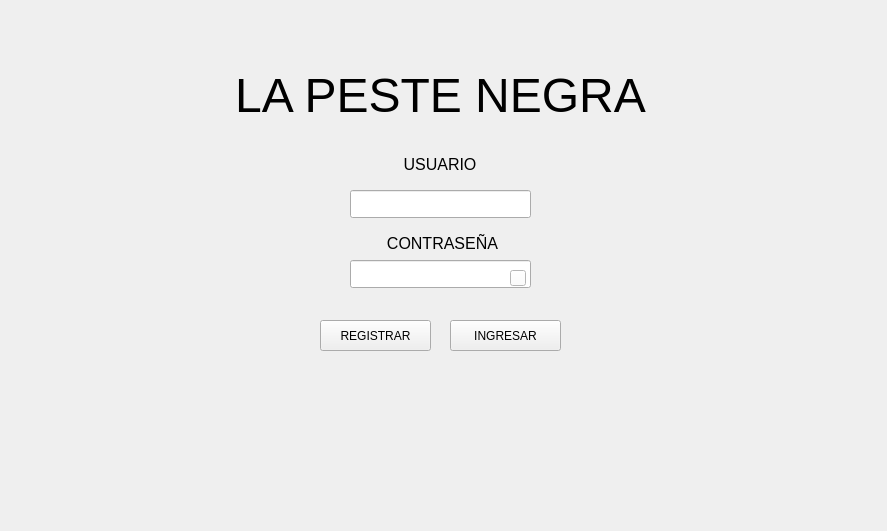
<?xml version="1.0" encoding="UTF-8"?>
<ui version="4.0">
 <class>MenuInicio</class>
 <widget class="QWidget" name="MenuInicio">
  <property name="geometry">
   <rect>
    <x>0</x>
    <y>0</y>
    <width>887</width>
    <height>531</height>
   </rect>
  </property>
  <property name="minimumSize">
   <size>
    <width>0</width>
    <height>500</height>
   </size>
  </property>
  <property name="windowTitle">
   <string>Form</string>
  </property>
  <widget class="QLabel" name="label_2">
   <property name="geometry">
    <rect>
     <x>200</x>
     <y>60</y>
     <width>481</width>
     <height>71</height>
    </rect>
   </property>
   <property name="styleSheet">
    <string notr="true">font: 700 9pt &quot;Segoe UI&quot;;</string>
   </property>
   <property name="text">
    <string>&lt;html&gt;&lt;head/&gt;&lt;body&gt;&lt;p align=&quot;center&quot;&gt;&lt;span style=&quot; font-size:36pt;&quot;&gt;LA PESTE NEGRA&lt;/span&gt;&lt;/p&gt;&lt;/body&gt;&lt;/html&gt;</string>
   </property>
  </widget>
  <widget class="QPushButton" name="botonRegistrar">
   <property name="geometry">
    <rect>
     <x>320</x>
     <y>320</y>
     <width>111</width>
     <height>31</height>
    </rect>
   </property>
   <property name="text">
    <string>REGISTRAR</string>
   </property>
  </widget>
  <widget class="QPushButton" name="botonIngresar">
   <property name="geometry">
    <rect>
     <x>450</x>
     <y>320</y>
     <width>111</width>
     <height>31</height>
    </rect>
   </property>
   <property name="text">
    <string>INGRESAR</string>
   </property>
  </widget>
  <widget class="QLineEdit" name="Password">
   <property name="geometry">
    <rect>
     <x>350</x>
     <y>260</y>
     <width>181</width>
     <height>28</height>
    </rect>
   </property>
   <property name="toolTip">
    <string>&lt;html&gt;&lt;head/&gt;&lt;body&gt;&lt;p align=&quot;center&quot;&gt;&lt;br/&gt;&lt;/p&gt;&lt;/body&gt;&lt;/html&gt;</string>
   </property>
   <property name="whatsThis">
    <string>&lt;html&gt;&lt;head/&gt;&lt;body&gt;&lt;p align=&quot;center&quot;&gt;&lt;br/&gt;&lt;/p&gt;&lt;/body&gt;&lt;/html&gt;</string>
   </property>
  </widget>
  <widget class="QLabel" name="label">
   <property name="geometry">
    <rect>
     <x>380</x>
     <y>230</y>
     <width>125</width>
     <height>27</height>
    </rect>
   </property>
   <property name="text">
    <string>&lt;html&gt;&lt;head/&gt;&lt;body&gt;&lt;p align=&quot;center&quot;&gt;&lt;span style=&quot; font-size:12pt;&quot;&gt;CONTRASEÑA&lt;/span&gt;&lt;/p&gt;&lt;/body&gt;&lt;/html&gt;</string>
   </property>
  </widget>
  <widget class="QLabel" name="label_3">
   <property name="geometry">
    <rect>
     <x>398</x>
     <y>151</y>
     <width>84</width>
     <height>27</height>
    </rect>
   </property>
   <property name="text">
    <string>&lt;html&gt;&lt;head/&gt;&lt;body&gt;&lt;p align=&quot;center&quot;&gt;&lt;span style=&quot; font-size:12pt;&quot;&gt;USUARIO&lt;/span&gt;&lt;/p&gt;&lt;/body&gt;&lt;/html&gt;</string>
   </property>
  </widget>
  <widget class="QPushButton" name="botonMostar">
   <property name="geometry">
    <rect>
     <x>510</x>
     <y>270</y>
     <width>16</width>
     <height>16</height>
    </rect>
   </property>
   <property name="styleSheet">
    <string notr="true">background-color: rgb(255, 255, 255);</string>
   </property>
   <property name="text">
    <string/>
   </property>
  </widget>
  <widget class="QLineEdit" name="Usuario">
   <property name="geometry">
    <rect>
     <x>350</x>
     <y>190</y>
     <width>181</width>
     <height>28</height>
    </rect>
   </property>
  </widget>
 </widget>
 <resources/>
 <connections/>
</ui>
